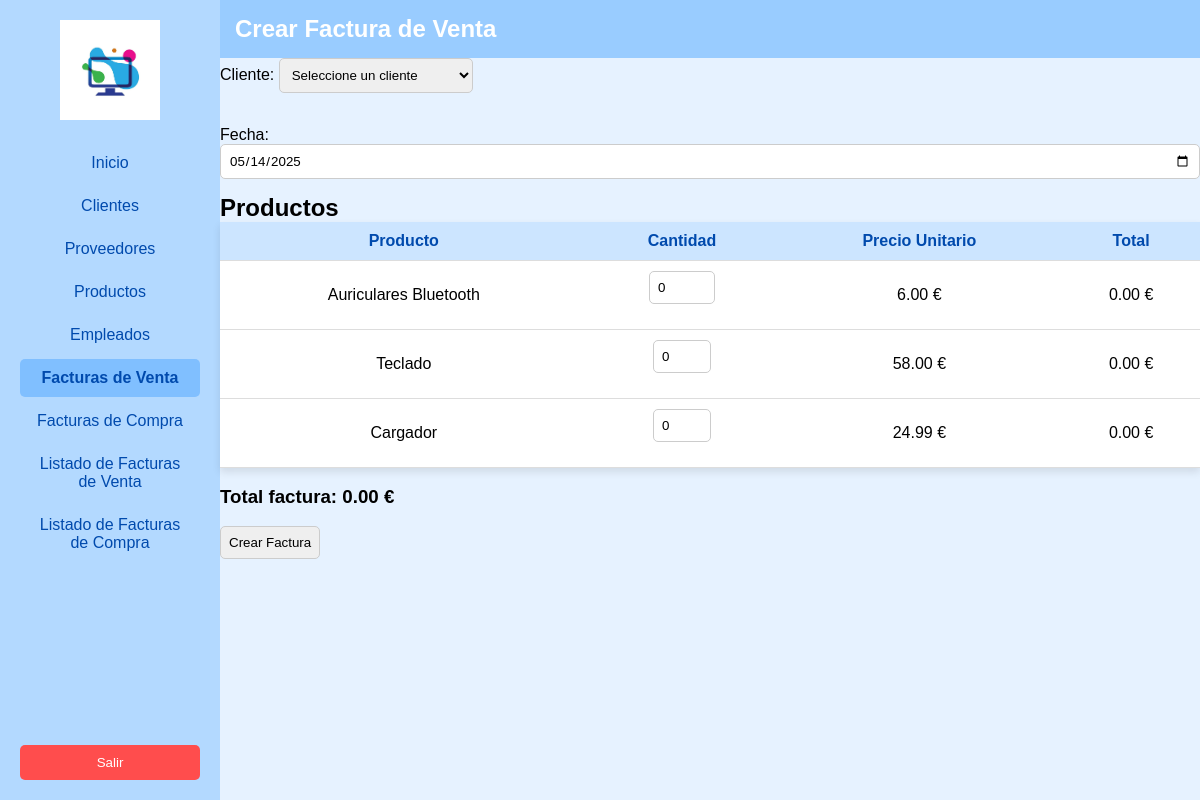
The page /factura_venta.php on the database its author committed.
### tables this page shows
CREATE TABLE `productos` (
  `id` int(11) NOT NULL,
  `nombre` varchar(100) DEFAULT NULL,
  `tipo` varchar(50) DEFAULT NULL,
  `iva` decimal(5,2) DEFAULT NULL,
  `pvp` decimal(10,2) DEFAULT NULL,
  `almacen` varchar(100) DEFAULT NULL,
  `cantidad` int(11) DEFAULT NULL
);

### factura_venta.php (the view, shortened to what this page needs)
<?php
$conn = new mysqli("localhost", "root", "", "informatic");
$productos_resultado = $conn->query("SELECT * FROM productos");
$productos = [];
while ($row = $productos_resultado->fetch_assoc()) {
    $productos[] = $row;
}
?>
<!DOCTYPE html>
<html lang="es">
<head>
    <link rel="stylesheet" href="factura_venta.css">
</head>
<body class="factura-venta-body">
<aside class="sidebar">
    <div class="sidebar-header">
        <img src="images/logo.jpg" alt="Logo Empresa">
    </div>
    <nav>
        <ul>
               <li><a href="main.php">Inicio</a></li>
            <li><a href="clientes.php">Clientes</a></li>
            <li><a href="proveedores.php">Proveedores</a></li>
            <li><a href="productos.php">Productos</a></li>
            <li><a href="empleados.php">Empleados</a></li>
            <li class="active"><a href="factura_venta.php">Facturas de Venta</a></li>
            <li><a href="factura_compra.php">Facturas de Compra</a></li>
            <li><a href="listar_facturas_venta.php">Listado de Facturas de Venta</a></li>
          <li><a href="listar_facturas_compra.php">Listado de Facturas de Compra</a></li>
        </ul>
    </nav>
     <button class="logout" onclick="window.location.href='logout.php'">Salir</button>
</aside>
<div class="content">
    <div class="top-bar">
        <h2>Crear Factura de Venta</h2>
    </div>
    <form method="POST">
        <label for="cliente_id">Cliente:</label>
        <select name="cliente_id" required>
            <option value="">Seleccione un cliente</option>
        </select>
        <br><br>
        <label for="fecha">Fecha:</label>
        <input type="date" name="fecha" required value="<?= date('Y-m-d') ?>">
        <h2>Productos</h2>
        <table>
            <thead>
                <tr>
                    <th>Producto</th>
                    <th>Cantidad</th>
                    <th>Precio Unitario</th>
                    <th>Total</th>
                </tr>
            </thead>
            <tbody>
                <?php foreach ($productos as $producto): ?>
                    <tr>
                        <td><?= htmlspecialchars($producto['nombre']) ?></td>
                        <td>
                            <input type="number" name="productos[<?= $producto['id'] ?>]" min="0" max="<?= $producto['cantidad'] ?>" value="0">
                        </td>
                        <td class="precio"><?= number_format($producto['pvp'], 2) ?> €</td>
                        <td><span class="total_producto">0.00 €</span></td>
                    </tr>
                <?php endforeach; ?>
            </tbody>
        </table>
        <br>
        <h3>Total factura: <span id="total_factura">0.00 €</span></h3>
        <br>
        <input type="submit" name="crear_factura" value="Crear Factura">
    </form>
</div>
</body>
</html>

### factura_venta.css (style rules this page uses)
* { margin: 0; padding: 0; box-sizing: border-box; font-family: Arial, sans-serif; }
.factura-venta-body { display: flex; background-color: #e6f2ff; }
.sidebar { width: 220px; background-color: #b3d9ff; height: 100vh; padding: 20px; display: flex; flex-direction: column; align-items: center; }
.sidebar img { width: 100px; margin-bottom: 20px; }
.sidebar ul { list-style: none; padding: 0; width: 100%; }
.sidebar li { padding: 10px; text-align: center; border-radius: 5px; margin-bottom: 5px; }
.sidebar li.active { background-color: #80bfff; font-weight: bold; }
.sidebar li a { text-decoration: none; color: #004aad; }
.logout { margin-top: auto; padding: 10px; background-color: #ff4d4d; color: white; border: none; cursor: pointer; width: 100%; border-radius: 5px; }
.content { flex-grow: 1; display: flex; flex-direction: column; }
.top-bar { display: flex; justify-content: space-between; align-items: center; background-color: #99ccff; padding: 15px; color: white; }
h2 { font-size: 24px; }
input, select, textarea { padding: 8px; border: 1px solid #ccc; border-radius: 5px; margin-bottom: 15px; }
input[type="date"], input[type="text"] { width: 100%; }
table { width: 100%; border-collapse: collapse; background: white; box-shadow: 0 4px 8px rgba(0, 0, 0, 0.1); }
th, td { padding: 10px; text-align: center; border-bottom: 1px solid #ddd; }
th { background-color: #cce5ff; color: #004aad; }

### rows shown on the page
productos: nombre "Auriculares Bluetooth", pvp "6.00"
productos: nombre "Teclado", pvp "58.00"
productos: nombre "Cargador", pvp "24.99"
